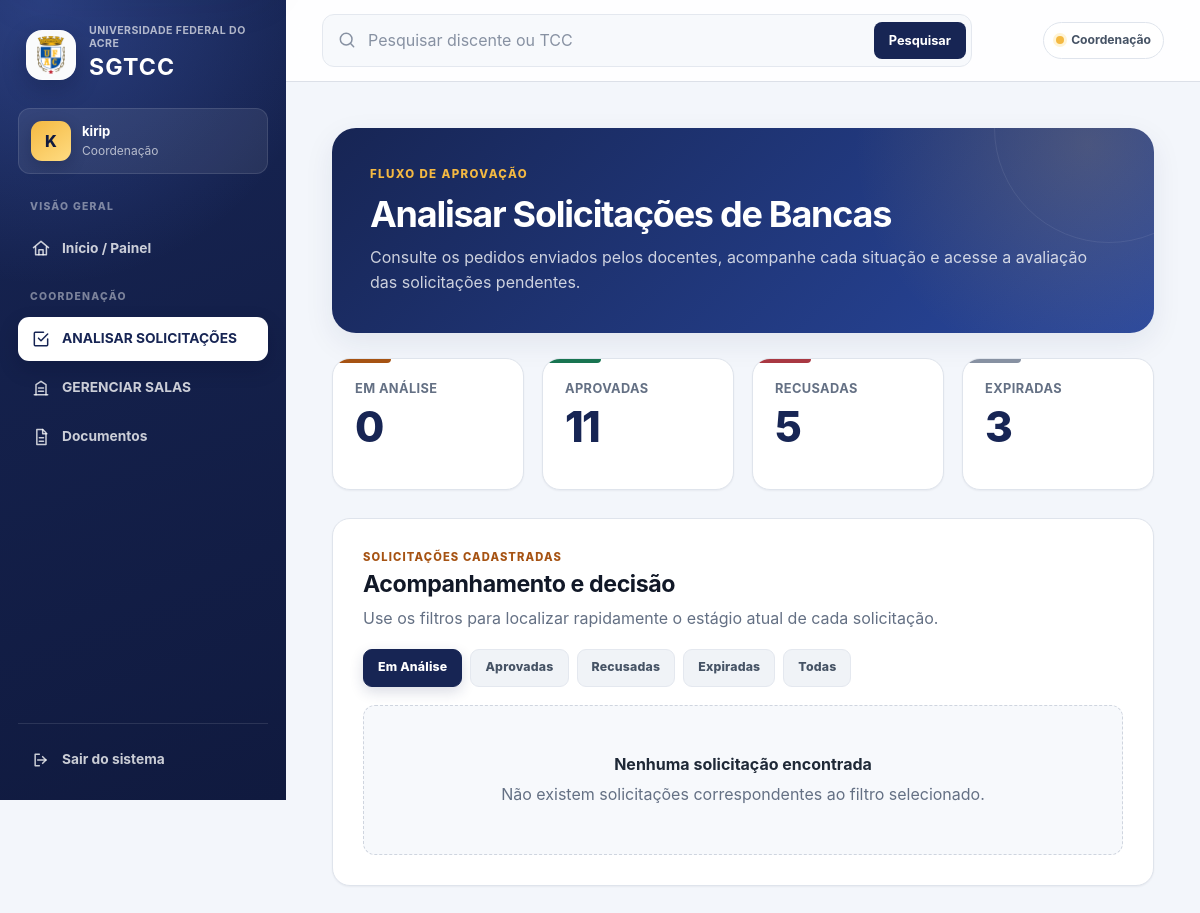
/coordenacao/solicitacoes/ (signed in), run on an earlier commit of the app's database.
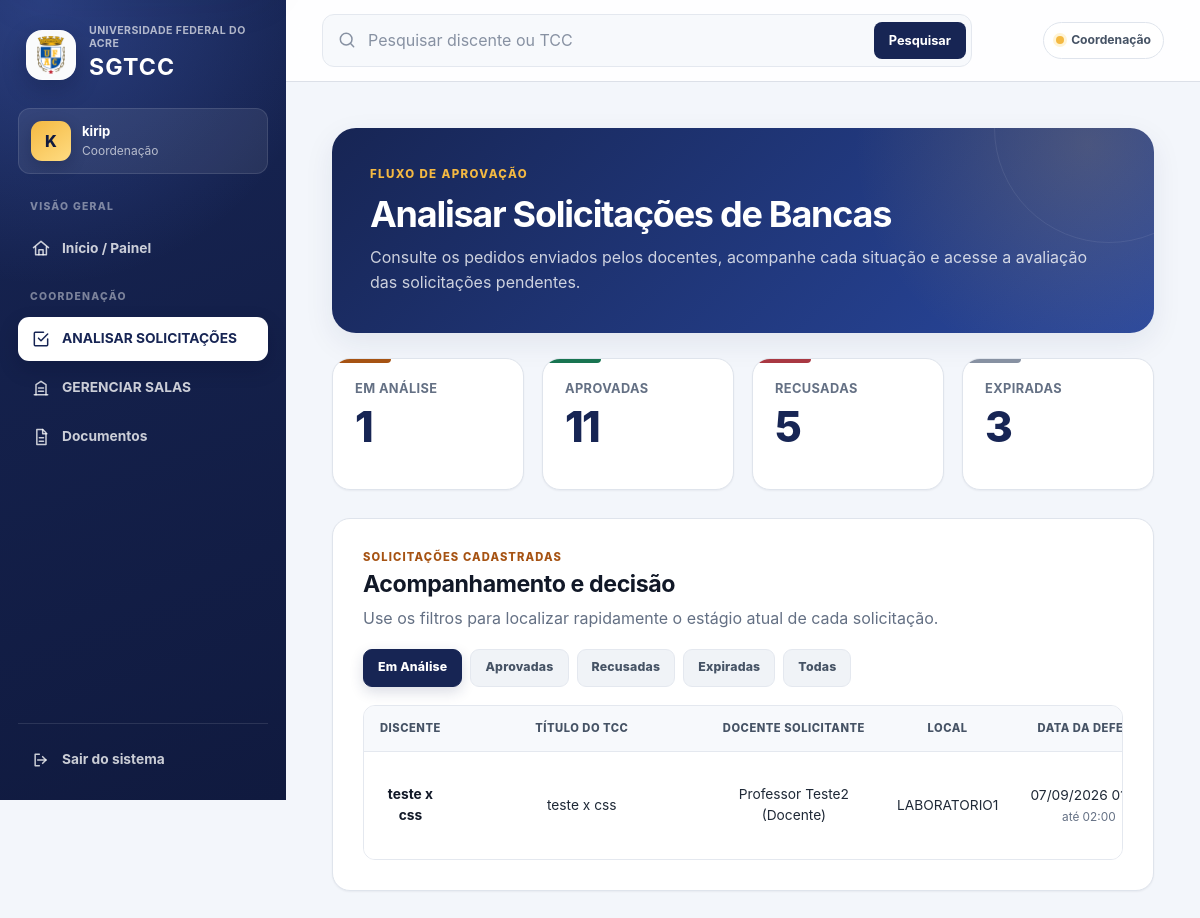
And on a later commit of the database.
### bancasapp/models.py (models this page shows, shortened)
class SolicitacaoAgendamento(models.Model):
    STATUS_SOLICITACAO = (
        ('EM_ANÁLISE', 'Em Análise'),
        ('APROVADA', 'Aprovada'),
        ('RECUSADA', 'Recusada'),
        ('EXPIRADA', 'Expirada'),
    )
    usuario_solicitante = models.ForeignKey(
        pUsuario,
        on_delete=models.CASCADE,
        related_name='solicitacoes_enviadas'
    )
    projeto_tcc = models.ForeignKey(
        ProjetoTCC,
        on_delete=models.CASCADE
    )
    espaco = models.ForeignKey(
        EspacoFisico,
        on_delete=models.PROTECT
    )
    opcao_data_inicio = models.DateTimeField()
    opcao_data_fim = models.DateTimeField()
    arquivo_tcc = models.FileField(
        upload_to='tcc/solicitacoes/%Y/%m/',
        validators=[
            FileExtensionValidator(
                allowed_extensions=['pdf']
            )
        ],
        blank=True,
        verbose_name='Arquivo do TCC'
    )
    status = models.CharField(
        max_length=15,
        choices=STATUS_SOLICITACAO,
        default='EM_ANÁLISE'
    )
    data_solicitacao = models.DateTimeField(
        default=timezone.now,
        editable=False
    )
    data_decisao = models.DateTimeField(
        null=True,
        blank=True,
        editable=False
    )
    decidida_por = models.ForeignKey(
        User,
        on_delete=models.SET_NULL,
        null=True,
        blank=True,
        related_name='solicitacoes_decididas',
        editable=False
    )
    motivo_decisao = models.TextField(
        blank=True
    )

class ProjetoTCC(models.Model):
    STATUS_TIPO = (
        ('EM_ANÁLISE', 'Em Análise'),
        ('APROVADO', 'Aprovado'),
        ('RECUSADA', 'Recusada'),
    )
    titulo = models.CharField(max_length=255)
    resumo = models.TextField()
    semestre_letivo = models.CharField(max_length=6)
    discente = models.ForeignKey(Discente, on_delete=models.CASCADE)
    status = models.CharField(max_length=15, choices=STATUS_TIPO, default='EM_ANÁLISE')

class Discente(models.Model):
    nome = models.CharField(max_length=255)
    matricula = models.CharField(max_length=11, unique=True)

class pUsuario(models.Model):
    Tipos_Perfil = (
        ('COORDENACAO', 'Coordenação'),
        ('DOCENTE', 'Docente'),
    )
    TITULACOES_ACADEMICAS = (
        ('PROF', 'Prof.'),
        ('PROFA', 'Profa.'),
        ('PROF_ESP', 'Prof. Esp.'),
        ('PROFA_ESP', 'Profa. Esp.'),
        ('PROF_ME', 'Prof. Me.'),
        ('PROFA_MA', 'Profa. Ma.'),
        ('PROF_DR', 'Prof. Dr.'),
        ('PROFA_DRA', 'Profa. Dra.'),
    )
    usuario = models.OneToOneField(
        User,
        on_delete=models.CASCADE
    )
    perfil = models.CharField(
        max_length=15,
        choices=Tipos_Perfil
    )
    titulacao = models.CharField(
        max_length=12,
        choices=TITULACOES_ACADEMICAS,
        blank=True,
        default='',
        verbose_name='Titulação acadêmica'
    )
    data_cadastro = models.DateTimeField(
        default=timezone.now,
        editable=False
    )
    data_confirmacao_email = models.DateTimeField(
        null=True,
        blank=True,
        editable=False,
        verbose_name='Data de confirmação do e-mail'
    )
    def __str__(self):
        nome_exibicao = (
            self.usuario.get_full_name().strip()
            or self.usuario.username
        )
        return (
            f'{nome_exibicao} '
            f'({self.get_perfil_display()})'
        )

class EspacoFisico(models.Model):
    nome = models.CharField(
        max_length=255
    )
    ativo = models.BooleanField(
        default=True
    )
    class Meta:
        ordering = ['nome']
        verbose_name = 'Espaço físico'
        verbose_name_plural = 'Espaços físicos'

### bancasapp/views.py (the view)
@coordenacao_required
def solicitacoes_coordenacao(request):
    expirar_solicitacoes_vencidas()
    atualizar_status_bancas()
    status_atual = request.GET.get(
        'status',
        'EM_ANÁLISE'
    )
    status_permitidos = {
        'EM_ANÁLISE',
        'APROVADA',
        'RECUSADA',
        'EXPIRADA',
        'TODAS',
    }
    if status_atual not in status_permitidos:
        status_atual = 'EM_ANÁLISE'
    consulta = (
        SolicitacaoAgendamento.objects
        .select_related(
            'projeto_tcc',
            'projeto_tcc__discente',
            'espaco',
            'usuario_solicitante',
            'usuario_solicitante__usuario',
            'decidida_por',
            'banca_tcc'
        )
        .order_by(
            '-data_solicitacao',
            '-id'
        )
    )
    if status_atual != 'TODAS':
        consulta = consulta.filter(
            status=status_atual
        )
    paginador = Paginator(
        consulta,
        10
    )
    solicitacoes = paginador.get_page(
        request.GET.get('pagina')
    )
    contexto = {
        'solicitacoes': solicitacoes,
        'status_atual': status_atual,
        'total_pendentes': (
            SolicitacaoAgendamento.objects.filter(
                status='EM_ANÁLISE'
            ).count()
        ),
        'total_aprovadas': (
            SolicitacaoAgendamento.objects.filter(
                status='APROVADA'
            ).count()
        ),
        'total_recusadas': (
            SolicitacaoAgendamento.objects.filter(
                status='RECUSADA'
            ).count()
        ),
        'total_expiradas': (
            SolicitacaoAgendamento.objects.filter(
                status='EXPIRADA'
            ).count()
        ),
    }
    return render(
        request,
        'solicitacoes_coordenacao.html',
        contexto
    )

### bancasapp/permissions.py (called while the page is built)
def usuario_e_coordenacao(user):
    if not user.is_authenticated or not user.is_active:
        return False
    if user.is_superuser:
        return True
    return pUsuario.objects.filter(
        usuario=user,
        perfil='COORDENACAO'
    ).exists()

def coordenacao_required(view_func):
    @login_required(login_url='login')
    @wraps(view_func)
    def wrapper(request, *args, **kwargs):
        if usuario_e_coordenacao(request.user):
            return view_func(
                request,
                *args,
                **kwargs
            )
        messages.error(
            request,
            'Apenas a Coordenação pode realizar esta operação.'
        )
        return redirect('dashboard')
    return wrapper

### bancasapp/services.py (called while the page is built)
def expirar_solicitacoes_vencidas():
    return (
        SolicitacaoAgendamento.objects
        .filter(
            status='EM_ANÁLISE',
            opcao_data_inicio__lte=timezone.now(),
        )
        .update(
            status='EXPIRADA'
        )
    )

### templates/solicitacoes_coordenacao.html (shortened to what the changed rows need)
{% extends 'base.html' %}
{% block content %}
<section class="dashboard-header coord-page-hero">
    <h1>Analisar Solicitações de Bancas</h1>
</section>
<section class="dashboard-cards coord-summary-grid" aria-label="Resumo das solicitações">
    <article class="card card-alerta">
        <h3>Em análise</h3>
        <p>{{ total_pendentes }}</p>
    </article>
</section>
<section class="coord-card coord-section-card coord-section-card--table">
    <header class="section-header coord-section-header">
        <div>
            <h2>Acompanhamento e decisão</h2>
        </div>
    </header>
    {% if solicitacoes %}
        <div class="table-scroll" tabindex="0" aria-label="Solicitações de bancas">
            <table class="coord-table coord-table--solicitacoes">
                <thead>
                    <tr>
                        <th>Discente</th>
                        <th>Título do TCC</th>
                        <th>Docente solicitante</th>
                        <th>Local</th>
                        <th>Data da defesa</th>
                    </tr>
                </thead>
                <tbody>
                    {% for solicitacao in solicitacoes %}
                        <tr>
                            <td data-label="Discente">
                                <strong class="coord-primary-text">
                                    {{ solicitacao.projeto_tcc.discente.nome }}
                                </strong>
                            </td>
                            <td data-label="Título do TCC" class="texto-longo">
                                {{ solicitacao.projeto_tcc.titulo }}
                            </td>
                            <td data-label="Docente solicitante">
                                {{ solicitacao.usuario_solicitante }}
                            </td>
                            <td data-label="Local">
                                {{ solicitacao.espaco.nome }}
                            </td>
                            <td data-label="Data da defesa">
                                <span class="coord-date-main">
                                    {{ solicitacao.opcao_data_inicio|date:"d/m/Y H:i" }}
                                </span>
                                <small class="coord-date-detail">
                                    até {{ solicitacao.opcao_data_fim|date:"H:i" }}
                                </small>
                            </td>
                        </tr>
                    {% endfor %}
                </tbody>
            </table>
        </div>
    {% else %}
        <div class="coord-empty-state">
            <strong>Nenhuma solicitação encontrada</strong>
            <p>Não existem solicitações correspondentes ao filtro selecionado.</p>
        </div>
    {% endif %}
</section>
{% endblock %}

What changed in the data, as far as the page shows it:
added SolicitacaoAgendamento: projeto_tcc.discente.nome "teste x css", projeto_tcc.titulo "teste x css", usuario_solicitante "Professor Teste2 (Docente)", espaco.nome "LABORATORIO1", opcao_data_inicio "07/09/2026…", opcao_data_fim "02:00"
Also different on the page:
{{ total_pendentes }}: "0" → "1"
text no longer shown: "Nenhuma solicitação encontrada Não existem solicitações correspondentes ao filtro selecionado."
text now shown: "DISCENTE TÍTULO DO TCC DOCENTE SOLICITANTE LOCAL DATA DA…"
